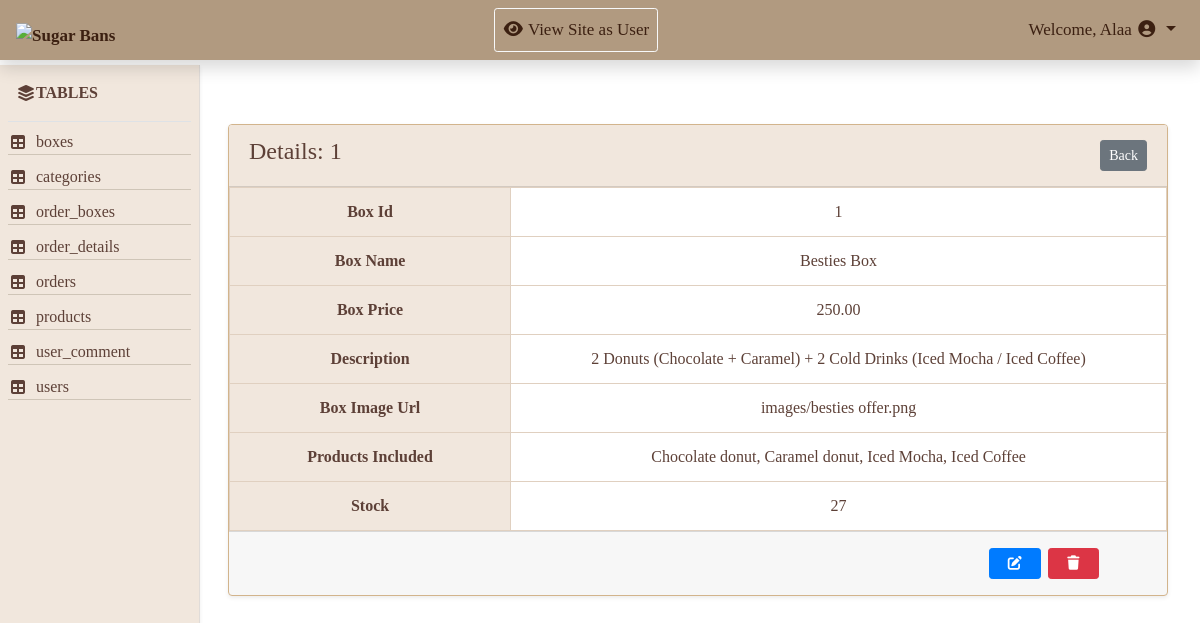
/Admin/action.php?action=show&table=boxes&id=1, run on the app's committed database.
### tables this page shows
CREATE TABLE `boxes` (
  `box_id` int(11) NOT NULL,
  `box_name` varchar(150) NOT NULL,
  `box_price` decimal(10,2) NOT NULL,
  `description` text DEFAULT NULL,
  `box_image_url` varchar(255) DEFAULT NULL,
  `products_included` text DEFAULT NULL,
  `stock` int(11) NOT NULL DEFAULT 30
);

### Admin/action.php (the view, shortened to what this page needs)
<?php
include 'includes/db/db.php';
include 'includes/temp/header.php';
include 'includes/temp/navbar.php';
?>
<div class="container-fluid">
    <div class="row">
        <?php include 'includes/temp/aside.php'; ?>
        <main class="col-md-10">
            <?php
                $action = isset($_GET['action']) ? $_GET['action'] : '';
                $table = isset($_GET['table'])  ? $_GET['table']  : '';
                $id = isset($_GET['id'])     ? $_GET['id']     : 0;
                if (!empty($table)) {
                        $stmtCol = $connect->query("SHOW COLUMNS FROM $table");
                        $primaryKey = $stmtCol->fetchColumn();
                }
                switch($action) {
                case 'show':
                    $stmt = $connect->prepare("SELECT * FROM $table WHERE $primaryKey = ?");
                    $stmt->execute([$id]);
                    $item = $stmt->fetch();
                    ?>
                    <div class="container mt-4">
                            <div class="card shadow-sm">
                                <div class="card-header d-flex justify-content-between align-items-center">
                                    <h4>Details: <?php echo $id; ?></h4>
                                    <a href="view_table.php?table=<?php echo $table; ?>" class="btn btn-sm btn-secondary">Back</a>
                                </div>
                                <table class="table mb-0">
                                     <?php foreach ($item as $key => $value){
                                        if (!is_numeric($key)){?>
                                    <tr>
                                        <th class="ps-4" style="width: 30%;"><?php echo ucwords(str_replace('_', ' ', $key)); ?></th>
                                        <td><?php echo $value ? $value : ' '; ?></td>
                                    </tr>
                                    <?php }} ?>
                                </table>
                                <div class="card-footer d-flex align-items-center py-3 m">
                                        <a href="action.php?action=edit&table=<?php echo $table; ?>&id=<?php echo $id; ?>" class="btn btn-primary btn-sm px-3"><i class="fa-solid fa-pen-to-square"></i></a>
                                        <a href="action.php?action=delete&table=<?php echo $table; ?>&id=<?php echo $id; ?>" class="btn btn-danger btn-sm px-3 mr-5" onclick= "return confirm('Are you sure you want to delete this?')"><i class="fa-solid fa-trash"></i></a>
                                </div>
                            </div>
                    </div>
                <?php
                    break;
                    ?>
                 <?php
                }
                ?>
        </main>
    </div>
</div>
<?php
include 'includes/temp/footer.php';
?>

### Admin/includes/assets/css/style.css (style rules this page uses)
* { margin: 0; padding: 0; box-sizing: border-box; }
body { font-family:Georgia, 'Times New Roman', Times, serif; }
main { margin-top: 100px; margin-left: 16.5%; padding-right:5px ; }
.table ,.card { color: #5d4037; border-color: #d2b48c; }
.table th, .table td { border: 1px solid #e0d0c0; text-align: center; }
.table th { background-color: #f1e7dd ; }
.card-header { color: #5d4037; background-color: #f1e7dd ; }
.card-footer { gap:7px; justify-content:flex-end; }

### data on the page
boxes: box_id "1", box_name "Besties Box", box_price "250.00", description "2 Donuts (Chocolate + Caramel) + 2 Cold Drinks (Iced Mocha / Iced Coffee)", box_image_url "images/besties offer.png", products_included "Chocolate donut, Caramel donut, Iced Mocha, Iced Coffee", stock "27"

### other printed values
$tableName "boxes"
$tableName "categories"
$tableName "order_boxes"
$tableName "order_details"
$tableName "orders"
$tableName "products"
$tableName "user_comment"
$tableName "users"
$id "1"
str_replace('_', ' ', $key) "Box Id"
str_replace('_', ' ', $key) "Box Name"
str_replace('_', ' ', $key) "Box Price"
str_replace('_', ' ', $key) "Description"
str_replace('_', ' ', $key) "Box Image Url"
str_replace('_', ' ', $key) "Products Included"
